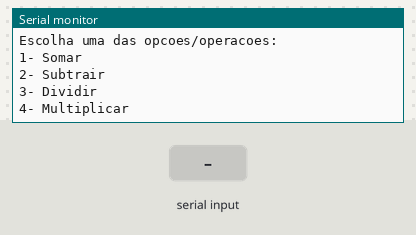
Bench run of a sketch on a simulated Arduino Uno, built with avr-gcc and run on an emulated ATmega328P. Shown: the last lines printed to the serial monitor. The test bench sets the inputs (shaded band).

Above: at 0.9 s.
1.0 s: "S" received over Serial
At 3.2 s:
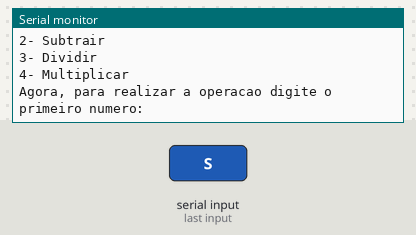
3.5 s: "90,45,200\n" received over Serial
At 5.6 s:
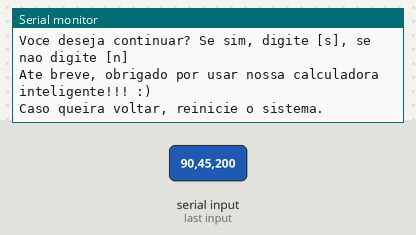

The sketch:

Calculadora_com_menu.ino
```cpp
// C++ code
//VARIÁVEIS


float resultado;

int escolhaDaOperacao;
int contador =0;

  	float somar(float numero1, float numero2, int numero3 = 2){
    return (numero1 + numero2 + numero3 );
  	//numero3 é um parametro do somar

}
	float subtrair(float numero1, float numero2){
	return (numero1 - numero2);

}

  	float dividir(float numero1, float numero2){
	return (numero1 / numero2);

}

	float multiplicar(float numero1, float numero2){
	return (numero1 * numero2);

}


void setup()
{
 Serial.begin(9600);

    float numero1 = 0;
    float numero2 = 0;


   do{
   Serial.println("Bem-vindo(a) a calculadora Inteligente ");
   Serial.println("Escolha uma das opcoes/operacoes:");
   Serial.println("1- Somar");
   Serial.println("2- Subtrair");
   Serial.println("3- Dividir");
   Serial.println("4- Multiplicar");

   while( ! Serial.available()){}

   escolhaDaOperacao = Serial.parseInt();

   Serial.println("Agora, para realizar a operacao digite o primeiro numero:");
    while (! Serial.available()){}
   numero1 = Serial.parseFloat();

   Serial.println("Agora, para realizar a operacao digite o segundo numero:");
   while (! Serial.available());
   numero2 = Serial.parseFloat();

     switch(escolhaDaOperacao ){
       case 1:
       resultado= somar(numero1, numero2);
       Serial.println("WOW!! O resultado foi: " + String(resultado));

       break;

       case 2:
       resultado = subtrair (numero1,numero2);
       Serial.println("WOW!! O resultado foi: " + String(resultado));

       break;

       case 3:
       resultado = dividir(numero1, numero2);
       Serial.println("WOW!! O resultado foi: " + String(resultado));

       break;

       case 4:
       resultado = multiplicar(numero1, numero2);
       Serial.println("WOW!! O resultado foi: " + String(resultado));

       break;

       default:
       Serial.println("Opcao invalida");

     }
     Serial.println("Voce deseja continuar? Se sim, digite [s], se nao digite [n]");
    while(!Serial.available());

    if(Serial.readString() == "S")
    {
    	contador++;
    }
    else
    {
      	contador = 0;
    	Serial.println("Ate breve, obrigado por usar nossa calculadora inteligente!!! :)");
      	Serial.println("Caso queira voltar, reinicie o sistema.");
    }

   }
  while(contador != 0);
}

void loop(){}


  
```

Measured:
- after the input at 1.0 s, the serial monitor: prints a new line after 1.0 s (image 1)
- after the input at 3.5 s, the serial monitor: prints a new line at once (image 2)
